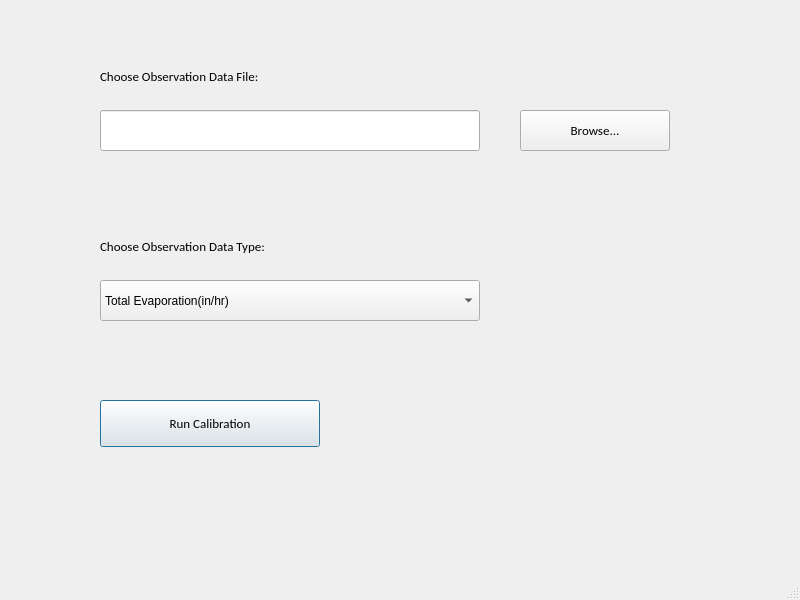
<?xml version="1.0" encoding="UTF-8"?>
<ui version="4.0">
 <class>mainWindow</class>
 <widget class="QMainWindow" name="mainWindow">
  <property name="geometry">
   <rect>
    <x>0</x>
    <y>0</y>
    <width>800</width>
    <height>600</height>
   </rect>
  </property>
  <property name="windowTitle">
   <string>Pest Calibration</string>
  </property>
  <property name="windowIcon">
   <iconset>
    <normaloff>../Images/EPA1.png</normaloff>../Images/EPA1.png</iconset>
  </property>
  <widget class="QWidget" name="centralwidget">
   <widget class="QLabel" name="label_chooseObservationFile">
    <property name="geometry">
     <rect>
      <x>100</x>
      <y>60</y>
      <width>351</width>
      <height>33</height>
     </rect>
    </property>
    <property name="font">
     <font>
      <family>Calibri</family>
      <pointsize>10</pointsize>
      <weight>50</weight>
      <bold>false</bold>
     </font>
    </property>
    <property name="text">
     <string>Choose Observation Data File:</string>
    </property>
   </widget>
   <widget class="QLineEdit" name="lineEdit_observationFile">
    <property name="geometry">
     <rect>
      <x>100</x>
      <y>110</y>
      <width>380</width>
      <height>41</height>
     </rect>
    </property>
    <property name="font">
     <font>
      <family>Calibri</family>
      <pointsize>10</pointsize>
     </font>
    </property>
    <property name="readOnly">
     <bool>true</bool>
    </property>
   </widget>
   <widget class="QPushButton" name="observationBrowse">
    <property name="geometry">
     <rect>
      <x>520</x>
      <y>110</y>
      <width>150</width>
      <height>41</height>
     </rect>
    </property>
    <property name="font">
     <font>
      <family>Calibri</family>
      <pointsize>10</pointsize>
     </font>
    </property>
    <property name="text">
     <string>Browse...</string>
    </property>
    <property name="default">
     <bool>false</bool>
    </property>
   </widget>
   <widget class="QLabel" name="label_chooseObservationType">
    <property name="geometry">
     <rect>
      <x>100</x>
      <y>230</y>
      <width>351</width>
      <height>33</height>
     </rect>
    </property>
    <property name="font">
     <font>
      <family>Calibri</family>
      <pointsize>10</pointsize>
      <weight>50</weight>
      <bold>false</bold>
     </font>
    </property>
    <property name="text">
     <string>Choose Observation Data Type:</string>
    </property>
   </widget>
   <widget class="QComboBox" name="comboBox_ODT">
    <property name="geometry">
     <rect>
      <x>100</x>
      <y>280</y>
      <width>380</width>
      <height>41</height>
     </rect>
    </property>
    <property name="contextMenuPolicy">
     <enum>Qt::DefaultContextMenu</enum>
    </property>
    <item>
     <property name="text">
      <string>Total Evaporation(in/hr)</string>
     </property>
    </item>
    <item>
     <property name="text">
      <string>Surface Infiltration(in/hr)</string>
     </property>
    </item>
    <item>
     <property name="text">
      <string>Pavement Perc(in/hr)</string>
     </property>
    </item>
    <item>
     <property name="text">
      <string>Soil Perc(in/hr)</string>
     </property>
    </item>
    <item>
     <property name="text">
      <string>Storage Exfil(in/hr)</string>
     </property>
    </item>
    <item>
     <property name="text">
      <string>Surface Runoff(in/hr)</string>
     </property>
    </item>
    <item>
     <property name="text">
      <string>Drain Outflow(in/hr)</string>
     </property>
    </item>
    <item>
     <property name="text">
      <string>Surface Level(inches)</string>
     </property>
    </item>
    <item>
     <property name="text">
      <string>Pavement Level(inches)</string>
     </property>
    </item>
    <item>
     <property name="text">
      <string>Soil Moisture content</string>
     </property>
    </item>
    <item>
     <property name="text">
      <string>Storage Level (inches)</string>
     </property>
    </item>
   </widget>
   <widget class="QPushButton" name="runCalibrationButton">
    <property name="geometry">
     <rect>
      <x>100</x>
      <y>400</y>
      <width>220</width>
      <height>47</height>
     </rect>
    </property>
    <property name="font">
     <font>
      <family>Calibri</family>
      <pointsize>10</pointsize>
     </font>
    </property>
    <property name="text">
     <string>Run Calibration</string>
    </property>
    <property name="icon">
     <iconset>
      <normalon>../../../../.designer/Images/Go.png</normalon>
     </iconset>
    </property>
    <property name="default">
     <bool>true</bool>
    </property>
   </widget>
  </widget>
  <widget class="QMenuBar" name="menubar">
   <property name="geometry">
    <rect>
     <x>0</x>
     <y>0</y>
     <width>800</width>
     <height>38</height>
    </rect>
   </property>
  </widget>
  <widget class="QStatusBar" name="statusbar"/>
 </widget>
 <resources/>
 <connections/>
</ui>
